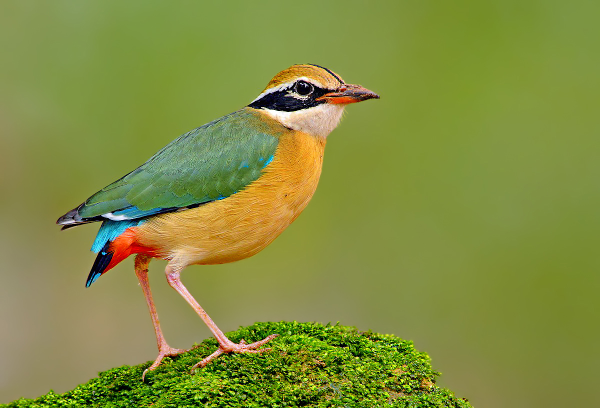
#> input picture Indian_Pitta.jpg, 1200 x 816 px (shown at 1/2 size)
$ python cv2_resize.py
#> lines starting #> are read from the running program, lines starting #| are printed output that depends on the picture
import cv2
import numpy as np

bird = cv2.imread('Indian_Pitta.jpg')
#> bird is the input picture: shape (816, 1200, 3); mean B, G, R 64.4, 141.3, 131


cv2.imshow('Indian Pitta', bird)
cv2.waitKey(0)

print('Image dimensions:', bird.shape)
#| Image dimensions: (816, 1200, 3)
height, width = bird.shape[:2]
#> height = 816; width = 1200
small = cv2.resize(bird,(int(width/4), int(height/4)))
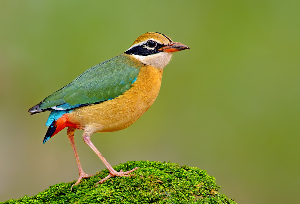
#> small: shape (204, 300, 3); mean B, G, R 64.4, 141.4, 131.1

cv2.imshow('Smaller Image', small)
cv2.waitKey(0)

roi = bird[100:200, 100:200]
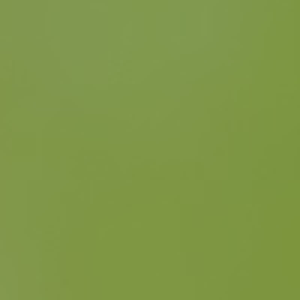
#> roi: shape (100, 100, 3) (shown 3 times larger); mean B, G, R 71.3, 150.9, 127.4

bird[100:200, 100:200] = np.ones([100, 100, 3])
cv2.imshow('Indian Pitta', bird)
cv2.waitKey(0)

bird[100:200, 100:200] = np.ones([100, 100, 3])*255
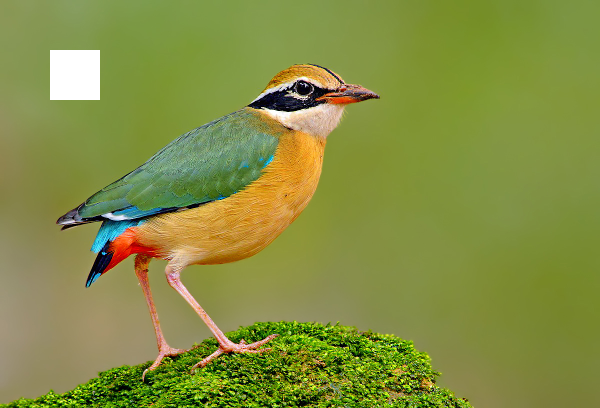
#> bird: shape (816, 1200, 3) (shown at 1/2 size); mean B, G, R 66.2, 142.4, 132.3
cv2.imshow('Indian Pitta', bird)
cv2.waitKey(0)

cv2.destroyAllWindows()

$ run again, with Flower.jpg copied over Indian_Pitta.jpg
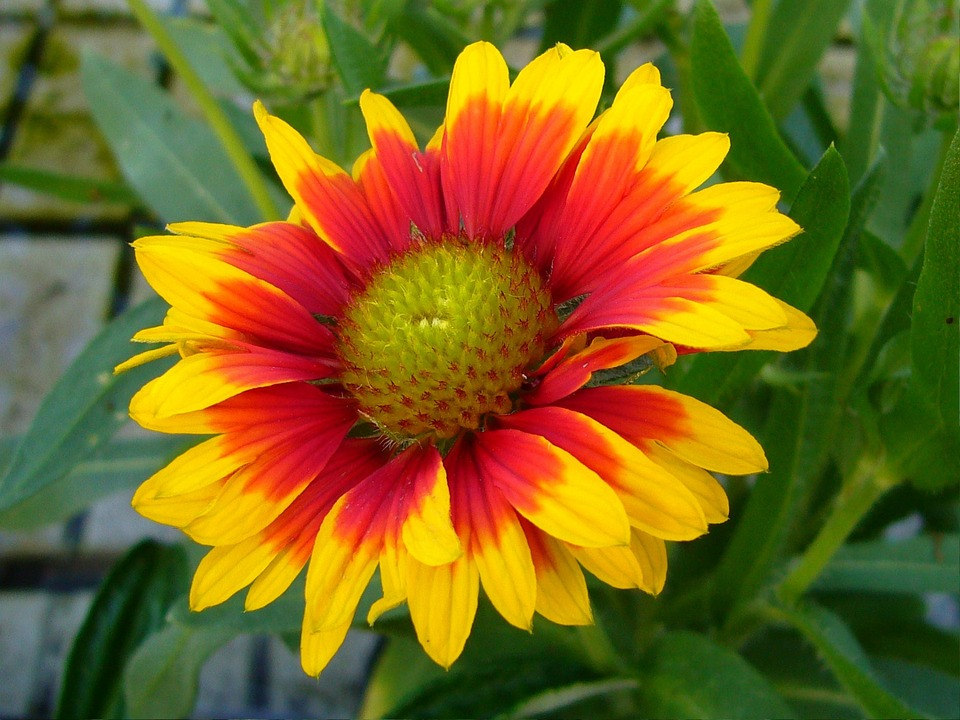
#> input picture Flower.jpg, 960 x 720 px
#> bird is the input picture: shape (720, 960, 3); mean B, G, R 29.9, 101.3, 121.6
#| Image dimensions: (720, 960, 3)
#> `roi = bird[100:200, 100:200]`:
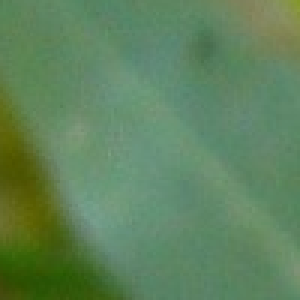
#> roi: shape (100, 100, 3) (shown 3 times larger); mean B, G, R 92.1, 131.4, 95.3
#> `bird[100:200, 100:200] = np.ones([100, 100, 3])*255`:
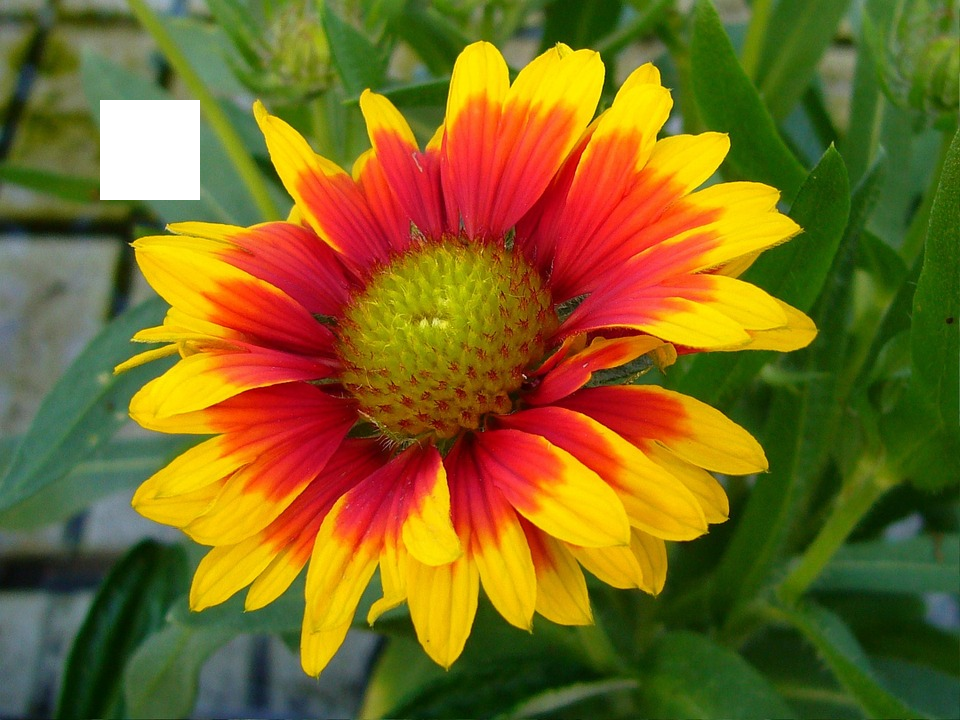
#> bird: shape (720, 960, 3); mean B, G, R 32.2, 103, 123.9
